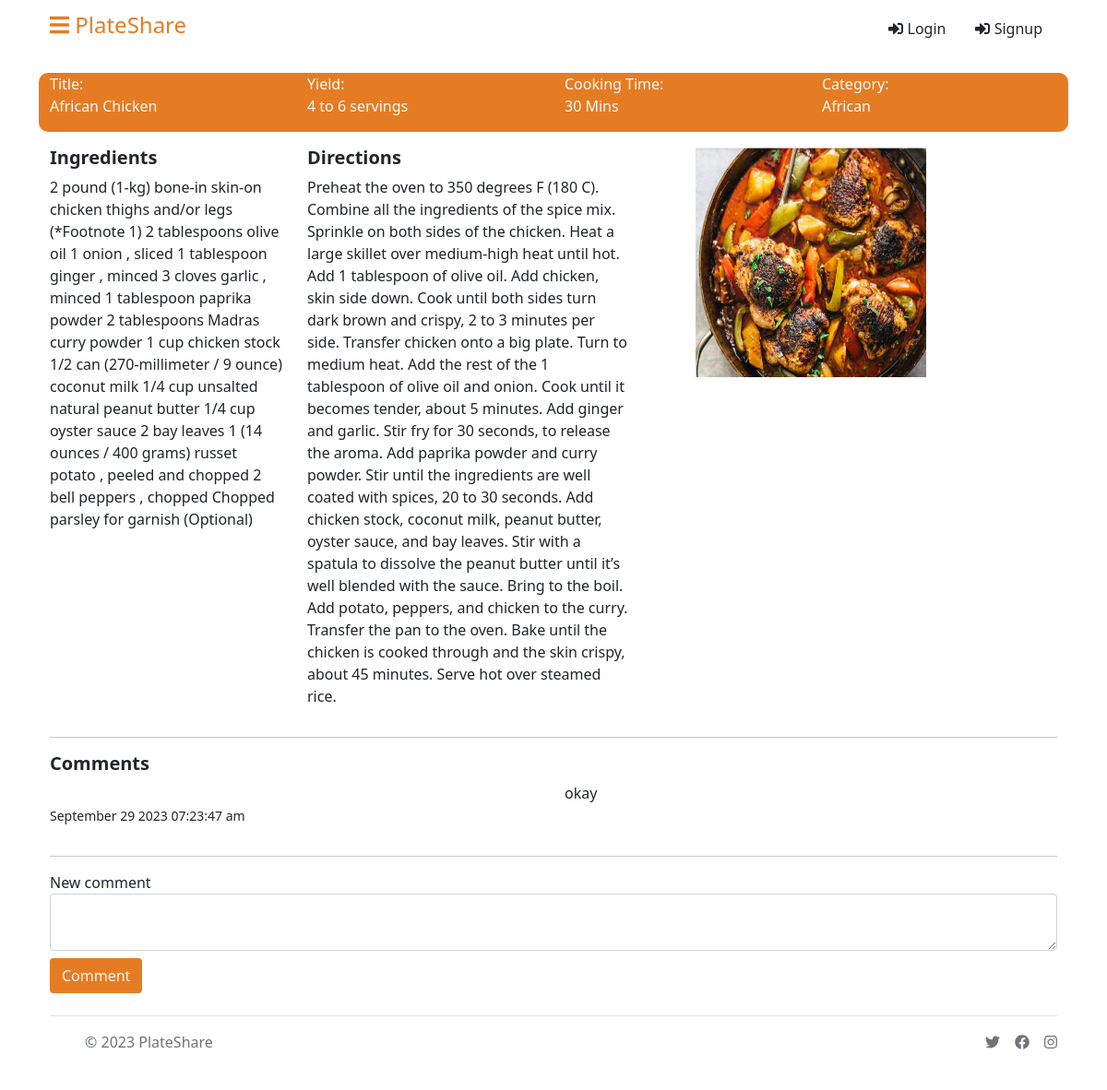
Page /read-recipe.php?recipe_id=8 on the committed database.
### tables this page shows
CREATE TABLE `recipes` (
  `id` int(11) NOT NULL,
  `title` varchar(1000) DEFAULT NULL,
  `ingredient` text DEFAULT NULL,
  `direction` text DEFAULT NULL,
  `cook_time` varchar(1000) DEFAULT NULL,
  `yield` varchar(1000) DEFAULT NULL,
  `category_id` varchar(1000) DEFAULT NULL,
  `image` varchar(1000) DEFAULT NULL,
  `timestamp` timestamp(6) NOT NULL DEFAULT current_timestamp(6),
  `status` int(11) NOT NULL
);

CREATE TABLE `category` (
  `id` int(11) NOT NULL,
  `name` varchar(1000) DEFAULT NULL
);

CREATE TABLE `comments` (
  `id` int(11) NOT NULL,
  `user_id` int(255) DEFAULT NULL,
  `message` text DEFAULT NULL,
  `timestamp` timestamp NOT NULL DEFAULT current_timestamp(),
  `status` int(11) NOT NULL DEFAULT 0,
  `recipe_id` bigint(255) DEFAULT NULL
);

### read-recipe.php (the view, shortened to what this page needs)
<?php
require "inc/process.php";
require "inc/header.php";
if (isset($_GET["recipe_id"]) && !empty($_GET["recipe_id"])) {
    $id = $_GET["recipe_id"];
    $sql = "SELECT * FROM recipes WHERE id ='$id' ";
    $query = mysqli_query($connection, $sql);
    $result = mysqli_fetch_assoc($query);
} else {
    header("location: index.php");
}
?>
<div class="container">
    <?php require './pages/header-home.php'; ?>
    <div class="container-fluid my-3">
        <div class="row">
            <div class="col-12">
                <div class="row text-light" style="background-color:#E57C23; border-radius: 10px;">
                    <div class="col" style="font-weight:450;">Title:
                        <p>
                            <?php echo $result["title"] ?>
                        </p>
                    </div>
                    <div class="col" style="font-weight:450;">Yield:
                        <p>
                            <?php echo $result["yield"] ?>
                        </p>
                    </div>
                    <div class="col" style="font-weight:450;">Cooking Time:
                        <p>
                            <?php echo $result["cook_time"] ?>
                        </p>
                    </div>
                    <div class="col" style="font-weight:450;">Category:
                        <p>
                            <?php
                            $cid = $result["category_id"];
                            $sql2 = "SELECT * FROM category WHERE id='$cid' ";
                            $query2 = mysqli_query($connection, $sql2);
                            $result2 = mysqli_fetch_assoc($query2);
                            echo $result2["name"];
                            ?>
                        </p>
                    </div>
                </div>
                <div class="row mt-3">
                    <div class="col-3">
                        <div class="content">
                            <h5 style="font-weight:bold;">Ingredients</h5>
                            <p>
                                <?php echo $result["ingredient"] ?>
                            </p>
                        </div>
                    </div>
                    <div class="col-4">
                        <div class="content">
                            <h5 style="font-weight:bold;">Directions</h5>
                            <p>
                                <?php echo $result["direction"] ?>
                            </p>
                        </div>
                    </div>
                    <div class="col-4">
                        <div class="text-center">
                            <img style="width:250px; height:250px;" src="<?php echo $result["image"] ?>" alt="">
                        </div>
                    </div>
                </div>
                <hr>
                <div>
                    <h5 style="font-weight:bold;">Comments</h5>
                    <?php
                    $sql = "SELECT * FROM comments WHERE recipe_id='$id' ";
                    $query4 = mysqli_query($connection, $sql);
                    $result3 = mysqli_fetch_assoc($query4);
                    if ($result3) {
                        $query = mysqli_query($connection, $sql);
                        while ($result2 = mysqli_fetch_assoc($query)) {
                    ?>
                            <div class="row">
                                <div class="col-6">
                                    <p>
                                        <br>
                                        <small>
                                            <?php echo date("F j Y h:i:s a", strtotime($result2["timestamp"])); ?>
                                        </small>
                                    </p>
                                </div>
                                <div class="col-6">
                                    <?php echo $result2["message"]; ?>
                                </div>
                            </div>
                    <?php
                        }
                    } else {
                        echo "No comment yet!";
                    }
                    ?>
                    <hr>
                        <form action="" method="post">
                            <div class="form-group">
                                <label for="">New comment</label>
                                <textarea name="comment" id="" class="form-control" cols="10" rows="2" placeholder="Enter your comment here" required> </textarea>
                            </div>
                            <div class="mt-2">
                                <button type="submit" name="comment_new" class="btn text-light" style="background-color:#E57C23;">
                                    Comment</button>
                            </div>
                        </form>
                </div>
            </div>
        </div>
    </div>
    <?php require './pages/footer-home.php'; ?>
</div>
<?php
require "inc/footer.php";
?>

### rows in the picture
recipes: title "African Chicken", yield "4 to 6 servings", cook_time "30 Mins", ingredient "2 pound (1-kg) bone-in skin-on chicken thighs and/or legs (*Footnote 1) 2 tablespoons olive oil 1 onion , sliced 1 tablespoon ginger , minced 3 cloves garlic , minced 1 tablespoon paprika powder 2 tablespoons Madras curry powder 1 cup chicken stock 1/2 can (270-millimeter / 9 ounce) coconut milk 1/4 cup unsalted natural peanut butter 1/4 cup oyster sauce 2 bay leaves 1 (14 ounces / 400 grams) russet potato , peeled and chopped 2 bell peppers , chopped Chopped parsley for garnish (Optional)", direction "Preheat the oven to 350 degrees F (180 C). Combine all the ingredients of the spice mix. Sprinkle on both sides of the chicken. Heat a large skillet over medium-high heat until hot. Add 1 tablespoon of olive oil. Add chicken, skin side down. Cook until both sides turn dark brown and crispy, 2 to 3 minutes per side. Transfer chicken onto a big plate. Turn to medium heat. Add the rest of the 1 tablespoon of olive oil and onion. Cook until it becomes tender, about 5 minutes. Add ginger and garlic. Stir fry for 30 seconds, to release the aroma. Add paprika powder and curry powder. Stir until the ingredients are well coated with spices, 20 to 30 seconds. Add chicken stock, coconut milk, peanut…", image (picture)
category: name "African"
comments: timestamp "September 29 2023 07:23:47 am", message "okay"
